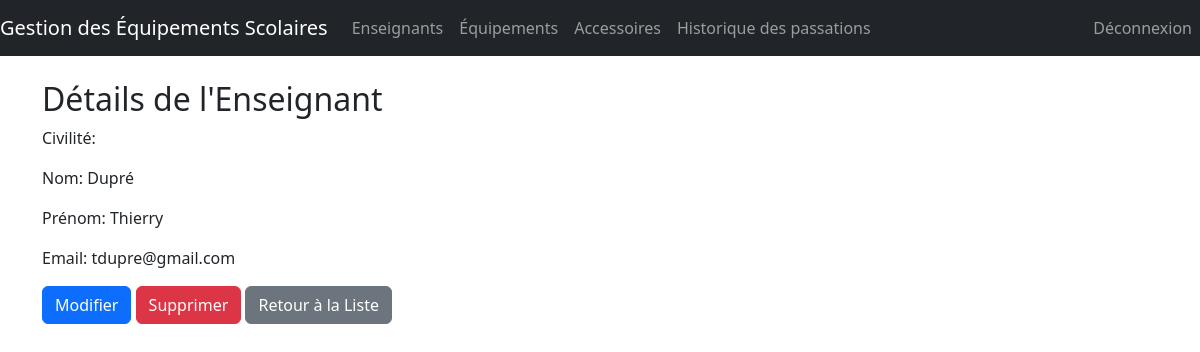
The page /teachers/8/ (signed in) on the database its author committed.
### mini_projet_equipement/models.py (models this page shows, shortened)
class Teacher(AbstractBaseUser, PermissionsMixin):
    civility = models.CharField(max_length=10)
    equipment = models.ManyToManyField(Equipment, related_name='teachers', through='HolderHistory',
                                       through_fields=('new_holder', 'equipment'))
    user_permissions = models.ManyToManyField(
        Permission,
        verbose_name='user permissions',
        blank=True,
        related_name='teachers_user_permissions',
        help_text='Specific permissions for this teacher.',
    )
    groups = models.ManyToManyField(Group, verbose_name='groups', blank=True, related_name='teacher_groups')
    email = models.EmailField(unique=True)
    first_name = models.CharField(max_length=30)
    last_name = models.CharField(max_length=30)
    is_active = models.BooleanField(default=True)
    is_staff = models.BooleanField(default=False)
    objects = TeacherManager()
    USERNAME_FIELD = 'email'
    REQUIRED_FIELDS = ['first_name', 'last_name', 'civility']

### mini_projet_equipement/views.py (the view)
# urls.py: path('teachers/<int:pk>/', views.teacher_detail, name='teacher_detail'),
@login_required
def teacher_detail(request, pk):
    teacher = get_object_or_404(Teacher, pk=pk)
    return render(request, 'teacher/teacher_detail.html', {'teacher': teacher})

### templates/teacher/teacher_detail.html
{% extends 'master.html' %}
{% block content %}
  <h2>Détails de l'Enseignant</h2>
  <p>Civilité: {{ teacher.get_civility_display }}</p>
  <p>Nom: {{ teacher.last_name }}</p>
  <p>Prénom: {{ teacher.first_name }}</p>
  <p>Email: {{ teacher.email }}</p>
  <a href="{% url 'teacher_update' teacher.pk %}" class="btn btn-primary">Modifier</a>
  <a href="{% url 'teacher_delete' teacher.pk %}" class="btn btn-danger">Supprimer</a>
  <a href="{% url 'teacher_list' %}" class="btn btn-secondary">Retour à la Liste</a>
{% endblock %}

### rows shown on the page
Teacher: last_name "Dupré", first_name "Thierry", email "tdupre@gmail.com"
